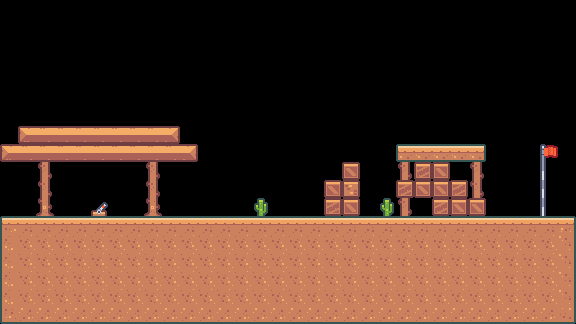

This game map was drawn from its Tiled (.tmx) file and the tilesets committed beside it. A one-line description and the full map source follow:
An orthogonal 32x18 tile map with 18x18 px tiles, 1 tile layer (Tile Layer 1).

<map version="1.10" tiledversion="1.10.2" orientation="orthogonal" renderorder="right-down" width="32" height="18" tilewidth="18" tileheight="18" infinite="0" nextlayerid="2" nextobjectid="1">
 <tileset firstgid="1" source="tiles_packed.tsx" />
 <layer id="1" name="Tile Layer 1" width="32" height="18">
  <data encoding="csv">
0,0,0,0,0,0,0,0,0,0,0,0,0,0,0,0,0,0,0,0,0,0,0,0,0,0,0,0,0,0,0,0,
0,0,0,0,0,0,0,0,0,0,0,0,0,0,0,0,0,0,0,0,0,0,0,0,0,0,0,0,0,0,0,0,
0,0,0,0,0,0,0,0,0,0,0,0,0,0,0,0,0,0,0,0,0,0,0,0,0,0,0,0,0,0,0,0,
0,0,0,0,0,0,0,0,0,0,0,0,0,0,0,0,0,0,0,0,0,0,0,0,0,0,0,0,0,0,0,0,
0,0,0,0,0,0,0,0,0,0,0,0,0,0,0,0,0,0,0,0,0,0,0,0,0,0,0,0,0,0,0,0,
0,0,0,0,0,0,0,0,0,0,0,0,0,0,0,0,0,0,0,0,0,0,0,0,0,0,0,0,0,0,0,0,
0,0,0,0,0,0,0,0,0,0,0,0,0,0,0,0,0,0,0,0,0,0,0,0,0,0,0,0,0,0,0,0,
0,49,50,50,50,50,50,50,50,51,0,0,0,0,0,0,0,0,0,0,0,0,0,0,0,0,0,0,0,0,0,0,
49,50,50,50,50,50,50,50,50,50,51,0,0,0,0,0,0,0,0,0,0,0,42,43,43,43,44,0,0,0,113,0,
0,0,117,0,0,0,0,0,117,0,0,0,0,0,0,0,0,0,0,27,0,0,117,105,27,0,117,0,0,0,132,0,
0,0,117,0,0,0,0,0,117,0,0,0,0,0,0,0,0,0,27,7,0,0,105,27,27,105,117,0,0,0,132,0,
0,0,138,0,0,67,0,0,138,0,0,0,0,0,128,0,0,0,105,27,0,128,117,0,105,27,27,0,0,0,132,0,
62,63,63,63,63,63,63,63,63,63,63,63,63,63,63,63,63,63,63,63,63,63,63,63,63,63,63,63,63,63,63,64,
122,123,123,123,123,123,123,123,123,123,123,123,123,123,123,123,123,123,123,123,123,123,123,123,123,123,123,123,123,123,123,124,
122,123,123,123,123,123,123,123,123,123,123,123,123,123,123,123,123,123,123,123,123,123,123,123,123,123,123,123,123,123,123,124,
122,123,123,123,123,123,123,123,123,123,123,123,123,123,123,123,123,123,123,123,123,123,123,123,123,123,123,123,123,123,123,124,
122,123,123,123,123,123,123,123,123,123,123,123,123,123,123,123,123,123,123,123,123,123,123,123,123,123,123,123,123,123,123,124,
142,143,143,143,143,143,143,143,143,143,143,143,143,143,143,143,143,143,143,143,143,143,143,143,143,143,143,143,143,143,143,144
</data>
 </layer>
</map>
